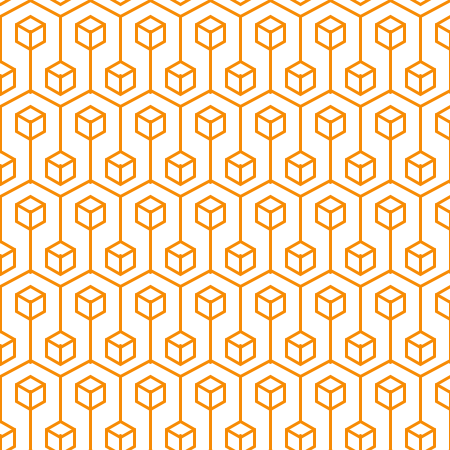
Frame 1 (no input)
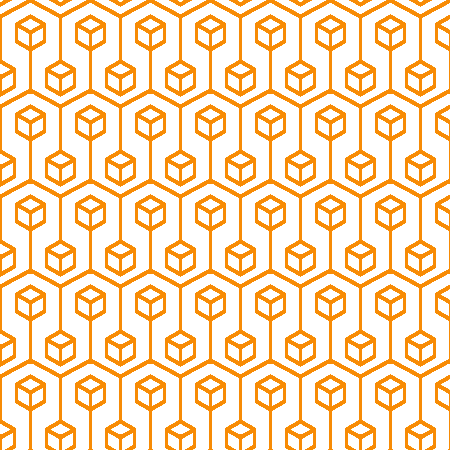
Frame 60 (the mouse pressed at the canvas centre just before this capture)
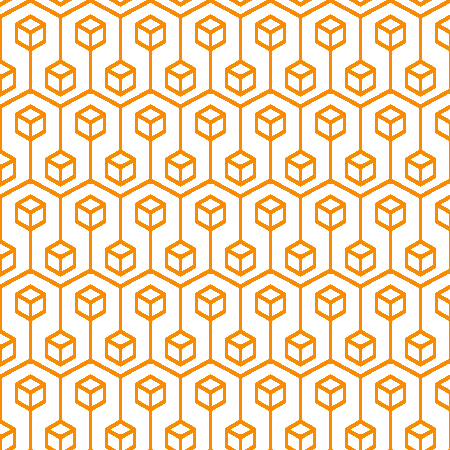
Frame 120 (the mouse held since frame 60 and released just before this capture)

The Processing sketch that drew these frames (run headless with seeded random() and noise(); from frame 60 on, the mouse is pressed at the canvas centre):

// Processing sketch: processing_28998
// ── processing_28998.pde




void setup() {
  size (450, 450);
  background (255, 255, 255);
  smooth();
  noFill();
}


void draw() {
  //repeats "x" 10 times across
  for (int x=0; x< 10; x++) {
    //repeats "y" 10 times down for each time "x" is looped above
    for (int y=0; y<10; y++) {
      strokeWeight (3);
      stroke (#F78B05);

      //odd numbered rows - hexagons
      beginShape();
      vertex((x*60)+16, (y*90)+24);
      vertex((x*60)+30, (y*90)+16);
      vertex((x*60)+44, (y*90)+24);
      vertex((x*60)+44, (y*90)+41);
      vertex((x*60)+30, (y*90)+49);
      vertex((x*60)+16, (y*90)+41);
      endShape(CLOSE);
      
      //line that forms top edge of cube on odd numbered rows
      strokeJoin(MITER);
      beginShape();
      vertex((x*60)+16, (y*90)+24);
      vertex((x*60)+30, (y*90)+32);
      vertex((x*60)+44, (y*90)+24);
      endShape();

      //lines that arch** over hexagons
      strokeJoin(MITER);
      beginShape();
      vertex((x*60)+0, (y*90)+60);
      vertex((x*60)+0, (y*90)+16);
      vertex((x*60)+30, (y*90)+0);
      vertex((x*60)+60, (y*90)+16);
      endShape();

      //even numbered rows - hexagons - offset(-30,-45)
      beginShape();
      vertex((x*60)+16-30, (y*90)+24-45);
      vertex((x*60)+30-30, (y*90)+16-45);
      vertex((x*60)+44-30, (y*90)+24-45);
      vertex((x*60)+44-30, (y*90)+41-45);
      vertex((x*60)+30-30, (y*90)+49-45);
      vertex((x*60)+16-30, (y*90)+41-45);
      endShape(CLOSE);
      
       //line that forms top edge of cube on even numbered rows  - offset(-30,-45)
      strokeJoin(MITER);
      beginShape();
      vertex((x*60)+16-30, (y*90)+24-45);
      vertex((x*60)+30-30, (y*90)+32-45);
      vertex((x*60)+44-30, (y*90)+24-45);
      endShape();
      
      //lines that extend up from arches** 
      line((x*60)+30, (y*90)+31, (x*60)+30, (y*90)+92);
      
      //lines that forms front edge of cube on even numbered rows
      line((x*60), (y*90)+75, (x*60), (y*90)+92);
    }
  }
}//end draw
